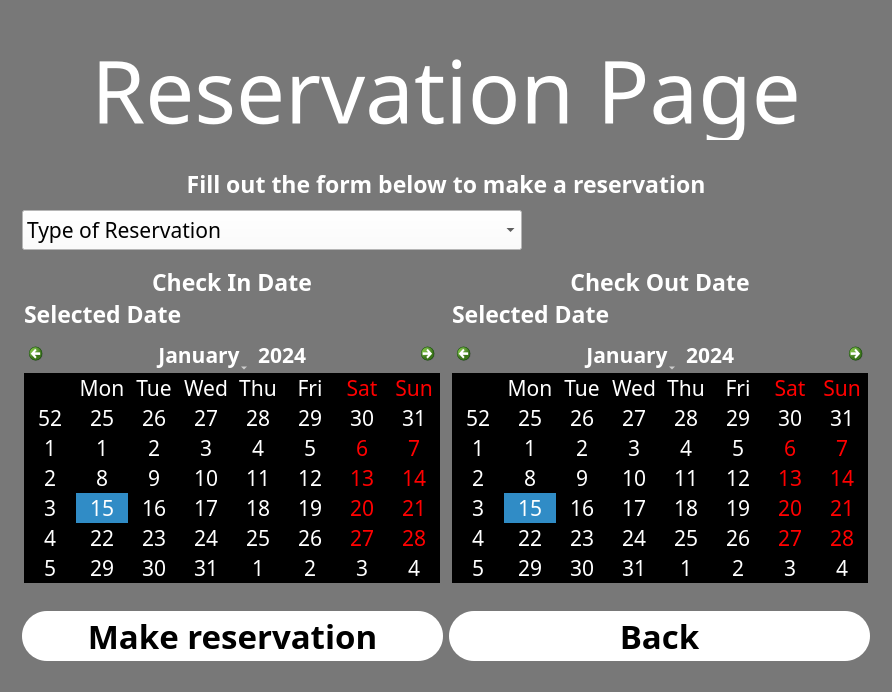
         <widget class="QWidget" name="reservation">
          <layout class="QVBoxLayout" name="verticalLayout_31">
           <property name="spacing">
            <number>0</number>
           </property>
           <property name="leftMargin">
            <number>0</number>
           </property>
           <property name="topMargin">
            <number>0</number>
           </property>
           <property name="rightMargin">
            <number>0</number>
           </property>
           <property name="bottomMargin">
            <number>0</number>
           </property>
           <item>
            <widget class="QFrame" name="frame_24">
             <property name="styleSheet">
              <string notr="true">

QFrame
{
	background:rgba(0,0,0,0.5);
	
	
}

*{
	
}


QLabel
{
	color:white;
	background: transparent;
}



QLineEdit
{
	background:transparent;
	border:none;
	color: rgb(15, 15, 15);
	border-bottom:1px solid  rgb(35, 35, 35);
}



</string>
             </property>
             <property name="frameShape">
              <enum>QFrame::NoFrame</enum>
             </property>
             <property name="frameShadow">
              <enum>QFrame::Raised</enum>
             </property>
             <layout class="QVBoxLayout" name="verticalLayout_20">
              <property name="spacing">
               <number>0</number>
              </property>
              <property name="leftMargin">
               <number>0</number>
              </property>
              <property name="topMargin">
               <number>0</number>
              </property>
              <property name="rightMargin">
               <number>0</number>
              </property>
              <property name="bottomMargin">
               <number>0</number>
              </property>
              <item>
               <spacer name="verticalSpacer_13">
                <property name="orientation">
                 <enum>Qt::Vertical</enum>
                </property>
                <property name="sizeType">
                 <enum>QSizePolicy::Fixed</enum>
                </property>
                <property name="sizeHint" stdset="0">
                 <size>
                  <width>20</width>
                  <height>40</height>
                 </size>
                </property>
               </spacer>
              </item>
              <item>
               <widget class="QLabel" name="label_19">
                <property name="maximumSize">
                 <size>
                  <width>16777215</width>
                  <height>100</height>
                 </size>
                </property>
                <property name="font">
                 <font>
                  <family>Azonix</family>
                  <pointsize>65</pointsize>
                 </font>
                </property>
                <property name="text">
                 <string>Reservation Page</string>
                </property>
                <property name="alignment">
                 <set>Qt::AlignCenter</set>
                </property>
               </widget>
              </item>
              <item>
               <widget class="QLabel" name="label_home_6">
                <property name="maximumSize">
                 <size>
                  <width>16777215</width>
                  <height>25</height>
                 </size>
                </property>
                <property name="font">
                 <font>
                  <family>century gothic</family>
                  <pointsize>12</pointsize>
                 </font>
                </property>
                <property name="text">
                 <string/>
                </property>
                <property name="alignment">
                 <set>Qt::AlignCenter</set>
                </property>
               </widget>
              </item>
              <item>
               <widget class="QFrame" name="frame_25">
                <property name="minimumSize">
                 <size>
                  <width>0</width>
                  <height>500</height>
                 </size>
                </property>
                <property name="styleSheet">
                 <string notr="true">	background:rgba(0,0,0,0);
</string>
                </property>
                <property name="frameShape">
                 <enum>QFrame::StyledPanel</enum>
                </property>
                <property name="frameShadow">
                 <enum>QFrame::Raised</enum>
                </property>
                <layout class="QVBoxLayout" name="verticalLayout_21">
                 <property name="leftMargin">
                  <number>0</number>
                 </property>
                 <property name="topMargin">
                  <number>0</number>
                 </property>
                 <property name="rightMargin">
                  <number>0</number>
                 </property>
                 <item>
                  <widget class="QFrame" name="frame_26">
                   <property name="frameShape">
                    <enum>QFrame::StyledPanel</enum>
                   </property>
                   <property name="frameShadow">
                    <enum>QFrame::Raised</enum>
                   </property>
                   <layout class="QGridLayout" name="gridLayout_17">
                    <property name="leftMargin">
                     <number>0</number>
                    </property>
                    <property name="topMargin">
                     <number>0</number>
                    </property>
                    <property name="rightMargin">
                     <number>0</number>
                    </property>
                    <property name="bottomMargin">
                     <number>0</number>
                    </property>
                    <property name="spacing">
                     <number>0</number>
                    </property>
                    <item row="1" column="0">
                     <widget class="QFrame" name="frame_27">
                      <property name="frameShape">
                       <enum>QFrame::StyledPanel</enum>
                      </property>
                      <property name="frameShadow">
                       <enum>QFrame::Raised</enum>
                      </property>
                      <layout class="QVBoxLayout" name="verticalLayout_23">
                       <item>
                        <widget class="QLabel" name="label_6">
                         <property name="maximumSize">
                          <size>
                           <width>16777215</width>
                           <height>20</height>
                          </size>
                         </property>
                         <property name="font">
                          <font>
                           <family>Lucida Fax</family>
                           <pointsize>17</pointsize>
                           <weight>75</weight>
                           <bold>true</bold>
                          </font>
                         </property>
                         <property name="styleSheet">
                          <string notr="true">	background:rgba(0,0,0,0);
</string>
                         </property>
                         <property name="text">
                          <string>Fill out the form below to make a reservation</string>
                         </property>
                         <property name="alignment">
                          <set>Qt::AlignCenter</set>
                         </property>
                        </widget>
                       </item>
                       <item>
                        <widget class="QFrame" name="frame_29">
                         <property name="frameShape">
                          <enum>QFrame::StyledPanel</enum>
                         </property>
                         <property name="frameShadow">
                          <enum>QFrame::Raised</enum>
                         </property>
                         <layout class="QGridLayout" name="gridLayout_3">
                          <property name="verticalSpacing">
                           <number>20</number>
                          </property>
                          <item row="2" column="0">
                           <widget class="QFrame" name="frame_32">
                            <property name="frameShape">
                             <enum>QFrame::StyledPanel</enum>
                            </property>
                            <property name="frameShadow">
                             <enum>QFrame::Raised</enum>
                            </property>
                            <layout class="QHBoxLayout" name="horizontalLayout_9">
                             <property name="spacing">
                              <number>10</number>
                             </property>
                             <property name="leftMargin">
                              <number>0</number>
                             </property>
                             <property name="topMargin">
                              <number>0</number>
                             </property>
                             <property name="rightMargin">
                              <number>0</number>
                             </property>
                             <property name="bottomMargin">
                              <number>0</number>
                             </property>
                             <item>
                              <widget class="QFrame" name="frame_30">
                               <property name="frameShape">
                                <enum>QFrame::StyledPanel</enum>
                               </property>
                               <property name="frameShadow">
                                <enum>QFrame::Raised</enum>
                               </property>
                               <layout class="QVBoxLayout" name="verticalLayout_24">
                                <property name="spacing">
                                 <number>12</number>
                                </property>
                                <property name="leftMargin">
                                 <number>0</number>
                                </property>
                                <property name="topMargin">
                                 <number>0</number>
                                </property>
                                <property name="rightMargin">
                                 <number>0</number>
                                </property>
                                <property name="bottomMargin">
                                 <number>0</number>
                                </property>
                                <item>
                                 <widget class="QLabel" name="label_7">
                                  <property name="maximumSize">
                                   <size>
                                    <width>16777215</width>
                                    <height>20</height>
                                   </size>
                                  </property>
                                  <property name="font">
                                   <font>
                                    <family>Lucida Fax</family>
                                    <pointsize>17</pointsize>
                                    <weight>75</weight>
                                    <bold>true</bold>
                                   </font>
                                  </property>
                                  <property name="styleSheet">
                                   <string notr="true">	background:rgba(0,0,0,0);
</string>
                                  </property>
                                  <property name="text">
                                   <string>Check In Date</string>
                                  </property>
                                  <property name="alignment">
                                   <set>Qt::AlignCenter</set>
                                  </property>
                                 </widget>
                                </item>
                                <item>
                                 <widget class="QLabel" name="label_indate">
                                  <property name="maximumSize">
                                   <size>
                                    <width>16777215</width>
                                    <height>20</height>
                                   </size>
                                  </property>
                                  <property name="font">
                                   <font>
                                    <family>Lucida Fax</family>
                                    <pointsize>17</pointsize>
                                    <weight>75</weight>
                                    <bold>true</bold>
                                   </font>
                                  </property>
                                  <property name="styleSheet">
                                   <string notr="true">	background:rgba(0,0,0,0);
</string>
                                  </property>
                                  <property name="text">
                                   <string>Selected Date</string>
                                  </property>
                                  <property name="alignment">
                                   <set>Qt::AlignLeading|Qt::AlignLeft|Qt::AlignVCenter</set>
                                  </property>
                                 </widget>
                                </item>
                                <item>
                                 <widget class="QCalendarWidget" name="calendarWidget_indate">
                                  <property name="font">
                                   <font>
                                    <family>Lucida Fax</family>
                                    <pointsize>16</pointsize>
                                   </font>
                                  </property>
                                  <property name="styleSheet">
                                   <string notr="true">alternate-background-color: rgb(0, 0, 0);
color: rgb(255, 255, 255);
</string>
                                  </property>
                                 </widget>
                                </item>
                               </layout>
                              </widget>
                             </item>
                             <item>
                              <widget class="QFrame" name="frame_31">
                               <property name="frameShape">
                                <enum>QFrame::StyledPanel</enum>
                               </property>
                               <property name="frameShadow">
                                <enum>QFrame::Raised</enum>
                               </property>
                               <layout class="QVBoxLayout" name="verticalLayout_25">
                                <property name="spacing">
                                 <number>12</number>
                                </property>
                                <property name="leftMargin">
                                 <number>0</number>
                                </property>
                                <property name="topMargin">
                                 <number>0</number>
                                </property>
                                <property name="rightMargin">
                                 <number>0</number>
                                </property>
                                <property name="bottomMargin">
                                 <number>0</number>
                                </property>
                                <item>
                                 <widget class="QLabel" name="label_8">
                                  <property name="maximumSize">
                                   <size>
                                    <width>16777215</width>
                                    <height>20</height>
                                   </size>
                                  </property>
                                  <property name="font">
                                   <font>
                                    <family>Lucida Fax</family>
                                    <pointsize>17</pointsize>
                                    <weight>75</weight>
                                    <bold>true</bold>
                                   </font>
                                  </property>
                                  <property name="styleSheet">
                                   <string notr="true">	background:rgba(0,0,0,0);
</string>
                                  </property>
                                  <property name="text">
                                   <string>Check Out Date</string>
                                  </property>
                                  <property name="alignment">
                                   <set>Qt::AlignCenter</set>
                                  </property>
                                 </widget>
                                </item>
                                <item>
                                 <widget class="QLabel" name="label_outdate">
                                  <property name="maximumSize">
                                   <size>
                                    <width>16777215</width>
                                    <height>20</height>
                                   </size>
                                  </property>
                                  <property name="font">
                                   <font>
                                    <family>Lucida Fax</family>
                                    <pointsize>17</pointsize>
                                    <weight>75</weight>
                                    <bold>true</bold>
                                   </font>
                                  </property>
                                  <property name="styleSheet">
                                   <string notr="true">	background:rgba(0,0,0,0);
</string>
                                  </property>
                                  <property name="text">
                                   <string>Selected Date</string>
                                  </property>
                                  <property name="alignment">
                                   <set>Qt::AlignLeading|Qt::AlignLeft|Qt::AlignVCenter</set>
                                  </property>
                                 </widget>
                                </item>
                                <item>
                                 <widget class="QCalendarWidget" name="calendarWidget_outdate">
                                  <property name="font">
                                   <font>
                                    <family>Lucida Fax</family>
                                    <pointsize>16</pointsize>
                                   </font>
                                  </property>
                                  <property name="styleSheet">
                                   <string notr="true">alternate-background-color: rgb(0, 0, 0);
color: rgb(255, 255, 255);
</string>
                                  </property>
                                 </widget>
                                </item>
                               </layout>
                              </widget>
                             </item>
                            </layout>
                           </widget>
                          </item>
                          <item row="1" column="0">
                           <widget class="QComboBox" name="comboBox_types">
                            <property name="minimumSize">
                             <size>
                              <width>100</width>
                              <height>40</height>
                             </size>
                            </property>
                            <property name="maximumSize">
                             <size>
                              <width>500</width>
                              <height>16777215</height>
                             </size>
                            </property>
                            <property name="font">
                             <font>
                              <family>Lucida Fax</family>
                              <pointsize>16</pointsize>
                             </font>
                            </property>
                            <property name="styleSheet">
                             <string notr="true">background-color: rgb(255, 255, 255);
</string>
                            </property>
                            <item>
                             <property name="text">
                              <string>Type of Reservation</string>
                             </property>
                            </item>
                            <item>
                             <property name="text">
                              <string>type one</string>
                             </property>
                            </item>
                            <item>
                             <property name="text">
                              <string>type two</string>
                             </property>
                            </item>
                           </widget>
                          </item>
                         </layout>
                        </widget>
                       </item>
                       <item>
                        <widget class="QFrame" name="frame_28">
                         <property name="maximumSize">
                          <size>
                           <width>16777215</width>
                           <height>75</height>
                          </size>
                         </property>
                         <property name="frameShape">
                          <enum>QFrame::StyledPanel</enum>
                         </property>
                         <property name="frameShadow">
                          <enum>QFrame::Raised</enum>
                         </property>
                         <layout class="QHBoxLayout" name="horizontalLayout_8">
                          <item>
                           <widget class="QPushButton" name="btn_reservation_confirm">
                            <property name="sizePolicy">
                             <sizepolicy hsizetype="Minimum" vsizetype="Fixed">
                              <horstretch>0</horstretch>
                              <verstretch>0</verstretch>
                             </sizepolicy>
                            </property>
                            <property name="minimumSize">
                             <size>
                              <width>0</width>
                              <height>50</height>
                             </size>
                            </property>
                            <property name="maximumSize">
                             <size>
                              <width>450</width>
                              <height>50</height>
                             </size>
                            </property>
                            <property name="font">
                             <font>
                              <family>Azonix</family>
                              <pointsize>25</pointsize>
                              <weight>75</weight>
                              <bold>true</bold>
                             </font>
                            </property>
                            <property name="styleSheet">
                             <string notr="true">QPushButton
{
	border-radius: 25px;
	background-color: rgb(255, 255, 255);;
	color: rgb(0, 0, 0);

}

QPushButton:hover
{
	background: rgba(0, 0, 0, 0.75);
	color: rgb(255, 255, 255);
	
}</string>
                            </property>
                            <property name="text">
                             <string>Make reservation</string>
                            </property>
                           </widget>
                          </item>
                          <item>
                           <widget class="QPushButton" name="btn_back_user">
                            <property name="sizePolicy">
                             <sizepolicy hsizetype="Minimum" vsizetype="Fixed">
                              <horstretch>0</horstretch>
                              <verstretch>0</verstretch>
                             </sizepolicy>
                            </property>
                            <property name="minimumSize">
                             <size>
                              <width>0</width>
                              <height>50</height>
                             </size>
                            </property>
                            <property name="maximumSize">
                             <size>
                              <width>450</width>
                              <height>50</height>
                             </size>
                            </property>
                            <property name="font">
                             <font>
                              <family>Azonix</family>
                              <pointsize>25</pointsize>
                              <weight>75</weight>
                              <bold>true</bold>
                             </font>
                            </property>
                            <property name="styleSheet">
                             <string notr="true">QPushButton
{
	border-radius: 25px;
	background-color: rgb(255, 255, 255);;
	color: rgb(0, 0, 0);

}

QPushButton:hover
{
	background: rgba(0, 0, 0, 0.75);
	color: rgb(255, 255, 255);
	
}</string>
                            </property>
                            <property name="text">
                             <string>Back</string>
                            </property>
                           </widget>
                          </item>
                         </layout>
                        </widget>
                       </item>
                      </layout>
                     </widget>
                    </item>
                   </layout>
                  </widget>
                 </item>
                </layout>
               </widget>
              </item>
             </layout>
            </widget>
           </item>
          </layout>
         </widget>
